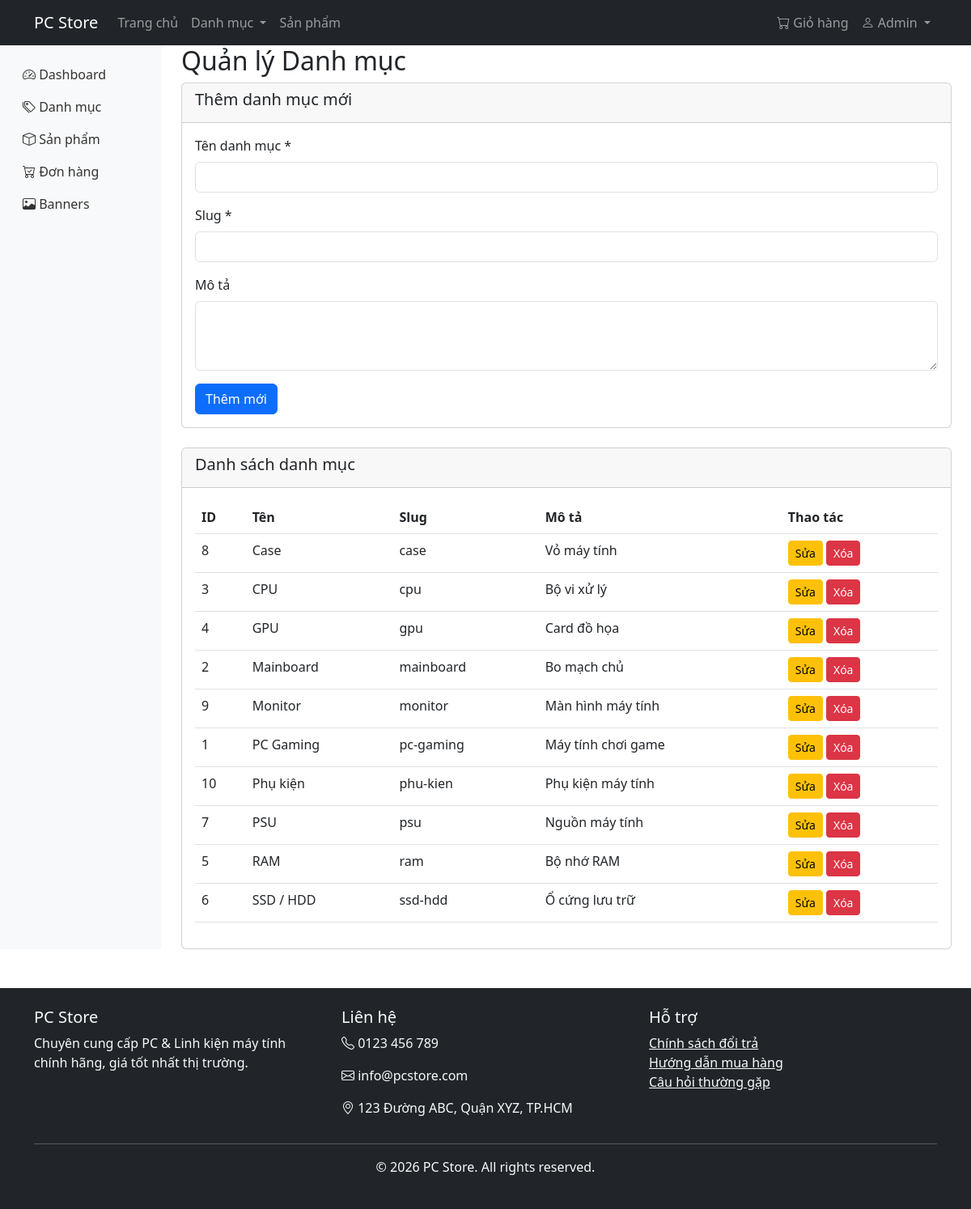
Screenshot of /admin/categories.php (signed in) with the database file from the repository.
### tables this page shows
CREATE TABLE IF NOT EXISTS users (
    id INT AUTO_INCREMENT PRIMARY KEY,
    name VARCHAR(100) NOT NULL,
    email VARCHAR(100) NOT NULL UNIQUE,
    password VARCHAR(255) NOT NULL,
    phone VARCHAR(20),
    address TEXT,
    role ENUM('user', 'admin') DEFAULT 'user',
    created_at TIMESTAMP DEFAULT CURRENT_TIMESTAMP,
    updated_at TIMESTAMP DEFAULT CURRENT_TIMESTAMP ON UPDATE CURRENT_TIMESTAMP
);

CREATE TABLE IF NOT EXISTS categories (
    id INT AUTO_INCREMENT PRIMARY KEY,
    name VARCHAR(100) NOT NULL,
    slug VARCHAR(100) NOT NULL UNIQUE,
    description TEXT,
    parent_id INT DEFAULT NULL,
    created_at TIMESTAMP DEFAULT CURRENT_TIMESTAMP,
    updated_at TIMESTAMP DEFAULT CURRENT_TIMESTAMP ON UPDATE CURRENT_TIMESTAMP,
    FOREIGN KEY (parent_id) REFERENCES categories(id) ON DELETE SET NULL
);

### includes/functions.php (called while the page is built, shortened)
<?php
function e($string) {
    return htmlspecialchars($string, ENT_QUOTES, 'UTF-8');
}
function isLoggedIn() {
    return isset($_SESSION['user_id']);
}
function getCurrentUser() {
    $conn = getDBConnection();
    $stmt = $conn->prepare("SELECT id, name, email, phone, address, role FROM users WHERE id = ?");
    $stmt->bind_param("i", $_SESSION['user_id']);
    $stmt->execute();
    $result = $stmt->get_result();
    return $result->fetch_assoc();
}

### admin/categories.php (the view, shortened to what this page needs)
<?php
require_once __DIR__ . '/../includes/header.php';
$conn = getDBConnection();
$categories = $conn->query("SELECT * FROM categories ORDER BY name");
$editCategory = null;
?>
<?php require_once __DIR__ . '/includes/sidebar.php'; ?>
<div class="col-md-9 ms-sm-auto col-lg-10 px-md-4">
    <h2>Quản lý Danh mục</h2>
    <div class="card mb-4">
        <div class="card-header">
            <h5><?php echo $editCategory ? 'Sửa danh mục' : 'Thêm danh mục mới'; ?></h5>
        </div>
        <div class="card-body">
            <form method="POST">
                <div class="mb-3">
                    <label class="form-label">Tên danh mục *</label>
                    <input type="text" name="name" class="form-control" value="<?php echo $editCategory ? e($editCategory['name']) : ''; ?>" required>
                </div>
                <div class="mb-3">
                    <label class="form-label">Slug *</label>
                    <input type="text" name="slug" class="form-control" value="<?php echo $editCategory ? e($editCategory['slug']) : ''; ?>" required>
                </div>
                <div class="mb-3">
                    <label class="form-label">Mô tả</label>
                    <textarea name="description" class="form-control" rows="3"><?php echo $editCategory ? e($editCategory['description']) : ''; ?></textarea>
                </div>
                <button type="submit" name="<?php echo $editCategory ? 'edit' : 'add'; ?>" class="btn btn-primary">
                    <?php echo $editCategory ? 'Cập nhật' : 'Thêm mới'; ?>
                </button>
            </form>
        </div>
    </div>
    <div class="card">
        <div class="card-header">
            <h5>Danh sách danh mục</h5>
        </div>
        <div class="card-body">
            <div class="table-responsive">
                <table class="table">
                    <thead>
                        <tr>
                            <th>ID</th>
                            <th>Tên</th>
                            <th>Slug</th>
                            <th>Mô tả</th>
                            <th>Thao tác</th>
                        </tr>
                    </thead>
                    <tbody>
                        <?php while ($cat = $categories->fetch_assoc()): ?>
                        <tr>
                            <td><?php echo $cat['id']; ?></td>
                            <td><?php echo e($cat['name']); ?></td>
                            <td><?php echo e($cat['slug']); ?></td>
                            <td><?php echo e($cat['description']); ?></td>
                            <td>
                                <a href="/admin/categories.php?edit=<?php echo $cat['id']; ?>" class="btn btn-sm btn-warning">Sửa</a>
                                <form method="POST" class="d-inline" onsubmit="return confirm('Xóa danh mục này?');">
                                    <button type="submit" name="delete" class="btn btn-sm btn-danger">Xóa</button>
                                </form>
                            </td>
                        </tr>
                        <?php endwhile; ?>
                    </tbody>
                </table>
            </div>
        </div>
    </div>
</div>
<?php require_once __DIR__ . '/includes/footer.php'; ?>

### includes/header.php (shortened to what this page needs)
<?php
require_once __DIR__ . '/functions.php';
$currentUser = getCurrentUser();
?>
<!DOCTYPE html>
<html lang="vi">
<head>
    <link href="https://cdn.jsdelivr.net/npm/bootstrap@5.3.0/dist/css/bootstrap.min.css" rel="stylesheet">
    <link rel="stylesheet" href="https://cdn.jsdelivr.net/npm/bootstrap-icons@1.10.0/font/bootstrap-icons.css">
    <link rel="stylesheet" href="/assets/css/style.css">
</head>
<body>
    <nav class="navbar navbar-expand-lg navbar-dark bg-dark">
        <div class="container">
            <a class="navbar-brand" href="/">PC Store</a>
            <div class="collapse navbar-collapse" id="navbarNav">
                <ul class="navbar-nav me-auto">
                    <li class="nav-item">
                        <a class="nav-link" href="/">Trang chủ</a>
                    </li>
                    <li class="nav-item dropdown">
                        <a class="nav-link dropdown-toggle" href="#" id="navbarDropdown" role="button" data-bs-toggle="dropdown">
                            Danh mục
                        </a>
                    </li>
                    <li class="nav-item">
                        <a class="nav-link" href="/products.php">Sản phẩm</a>
                    </li>
                </ul>
                <ul class="navbar-nav">
                    <li class="nav-item">
                        <a class="nav-link" href="/cart.php">
                            <i class="bi bi-cart"></i> Giỏ hàng
                        </a>
                    </li>
                    <?php if (isLoggedIn()): ?>
                        <li class="nav-item dropdown">
                            <a class="nav-link dropdown-toggle" href="#" id="userDropdown" role="button" data-bs-toggle="dropdown">
                                <i class="bi bi-person"></i> <?php echo e($currentUser['name']); ?>
                            </a>
                        </li>
                    <?php endif; ?>
                </ul>
            </div>
        </div>
    </nav>

### admin/includes/sidebar.php
<div class="container-fluid">
    <div class="row">
        <nav class="col-md-3 col-lg-2 sidebar d-md-block bg-light">
            <div class="position-sticky pt-3">
                <ul class="nav flex-column">
                    <li class="nav-item">
                        <a class="nav-link <?php echo basename($_SERVER['PHP_SELF']) === 'index.php' ? 'active' : ''; ?>" href="/admin/">
                            <i class="bi bi-speedometer2"></i> Dashboard
                        </a>
                    </li>
                    <li class="nav-item">
                        <a class="nav-link <?php echo strpos($_SERVER['PHP_SELF'], 'category') !== false ? 'active' : ''; ?>" href="/admin/categories.php">
                            <i class="bi bi-tags"></i> Danh mục
                        </a>
                    </li>
                    <li class="nav-item">
                        <a class="nav-link <?php echo strpos($_SERVER['PHP_SELF'], 'product') !== false ? 'active' : ''; ?>" href="/admin/products.php">
                            <i class="bi bi-box"></i> Sản phẩm
                        </a>
                    </li>
                    <li class="nav-item">
                        <a class="nav-link <?php echo strpos($_SERVER['PHP_SELF'], 'order') !== false ? 'active' : ''; ?>" href="/admin/orders.php">
                            <i class="bi bi-cart-check"></i> Đơn hàng
                        </a>
                    </li>
                    <li class="nav-item">
                        <a class="nav-link <?php echo strpos($_SERVER['PHP_SELF'], 'banner') !== false ? 'active' : ''; ?>" href="/admin/banners.php">
                            <i class="bi bi-image"></i> Banners
                        </a>
                    </li>
                </ul>
            </div>
        </nav>

### admin/includes/footer.php
    </div>
</div>
<?php require_once __DIR__ . '/../../includes/footer.php'; ?>

### includes/footer.php (shortened to what this page needs)
    <footer class="bg-dark text-light mt-5 py-4">
        <div class="container">
            <div class="row">
                <div class="col-md-4">
                    <h5>PC Store</h5>
                    <p>Chuyên cung cấp PC & Linh kiện máy tính chính hãng, giá tốt nhất thị trường.</p>
                </div>
                <div class="col-md-4">
                    <h5>Liên hệ</h5>
                    <p><i class="bi bi-telephone"></i> 0123 456 789</p>
                    <p><i class="bi bi-envelope"></i> info@pcstore.com</p>
                    <p><i class="bi bi-geo-alt"></i> 123 Đường ABC, Quận XYZ, TP.HCM</p>
                </div>
                <div class="col-md-4">
                    <h5>Hỗ trợ</h5>
                    <ul class="list-unstyled">
                        <li><a href="#" class="text-light">Chính sách đổi trả</a></li>
                        <li><a href="#" class="text-light">Hướng dẫn mua hàng</a></li>
                        <li><a href="#" class="text-light">Câu hỏi thường gặp</a></li>
                    </ul>
                </div>
            </div>
            <hr class="bg-light">
            <div class="text-center">
                <p>&copy; <?php echo date('Y'); ?> PC Store. All rights reserved.</p>
            </div>
        </div>
    </footer>
</body>
</html>

### public/assets/css/style.css (style rules this page uses)
body { font-family: 'Segoe UI', Tahoma, Geneva, Verdana, sans-serif; }
.sidebar { min-height: calc(100vh - 56px); background-color: #f8f9fa; }
.sidebar .nav-link { color: #333; }

### rows the page displays
users: name "Admin"
categories: id "8", name "Case", slug "case", description "Vỏ máy tính"
categories: id "3", name "CPU", slug "cpu", description "Bộ vi xử lý"
categories: id "4", name "GPU", slug "gpu", description "Card đồ họa"
categories: id "2", name "Mainboard", slug "mainboard", description "Bo mạch chủ"
categories: id "9", name "Monitor", slug "monitor", description "Màn hình máy tính"
categories: id "1", name "PC Gaming", slug "pc-gaming", description "Máy tính chơi game"
categories: id "10", name "Phụ kiện", slug "phu-kien", description "Phụ kiện máy tính"
categories: id "7", name "PSU", slug "psu", description "Nguồn máy tính"
categories: id "5", name "RAM", slug "ram", description "Bộ nhớ RAM"
categories: id "6", name "SSD / HDD", slug "ssd-hdd", description "Ổ cứng lưu trữ"
